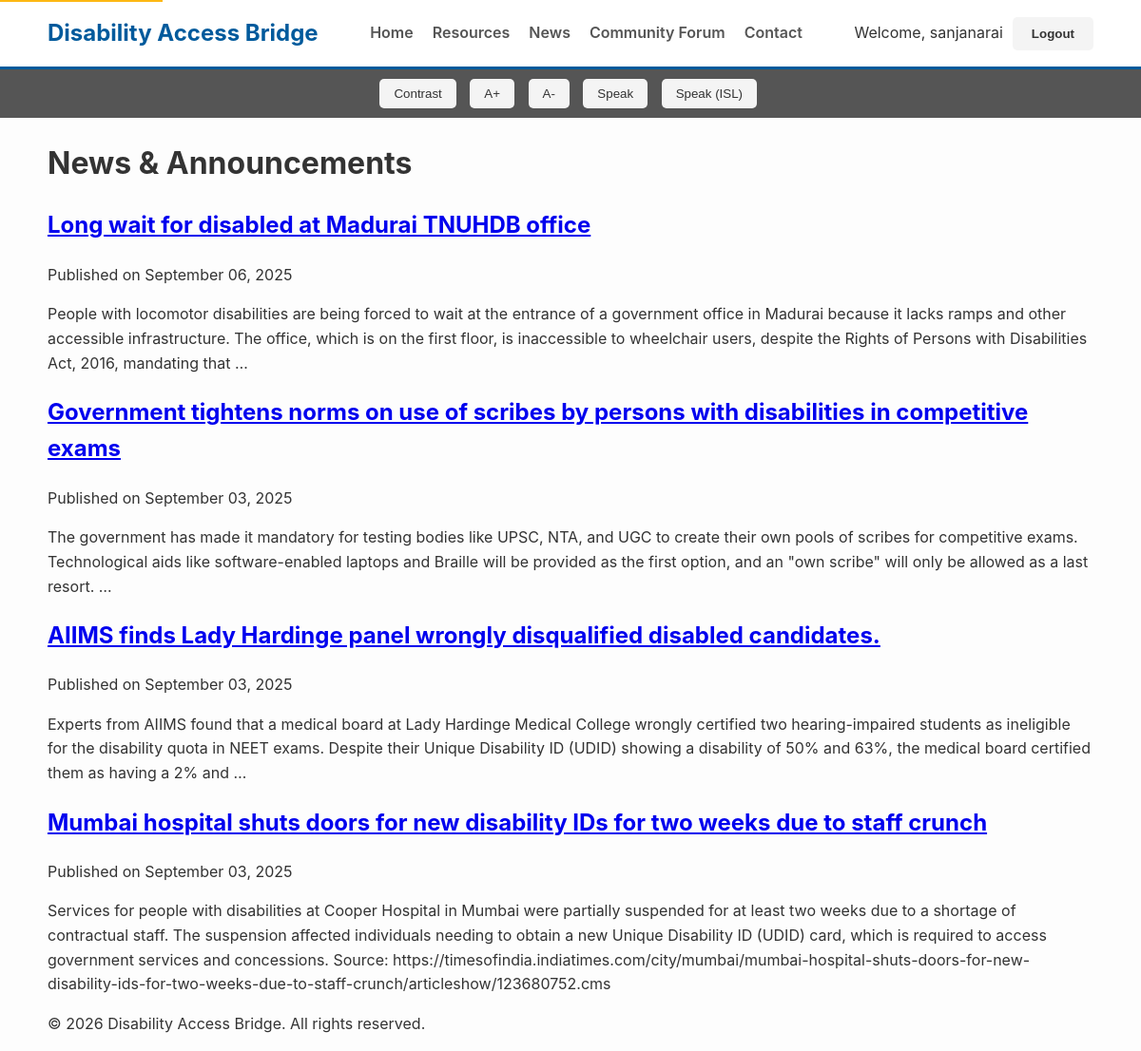
The app's page /news/ (signed in), older data.
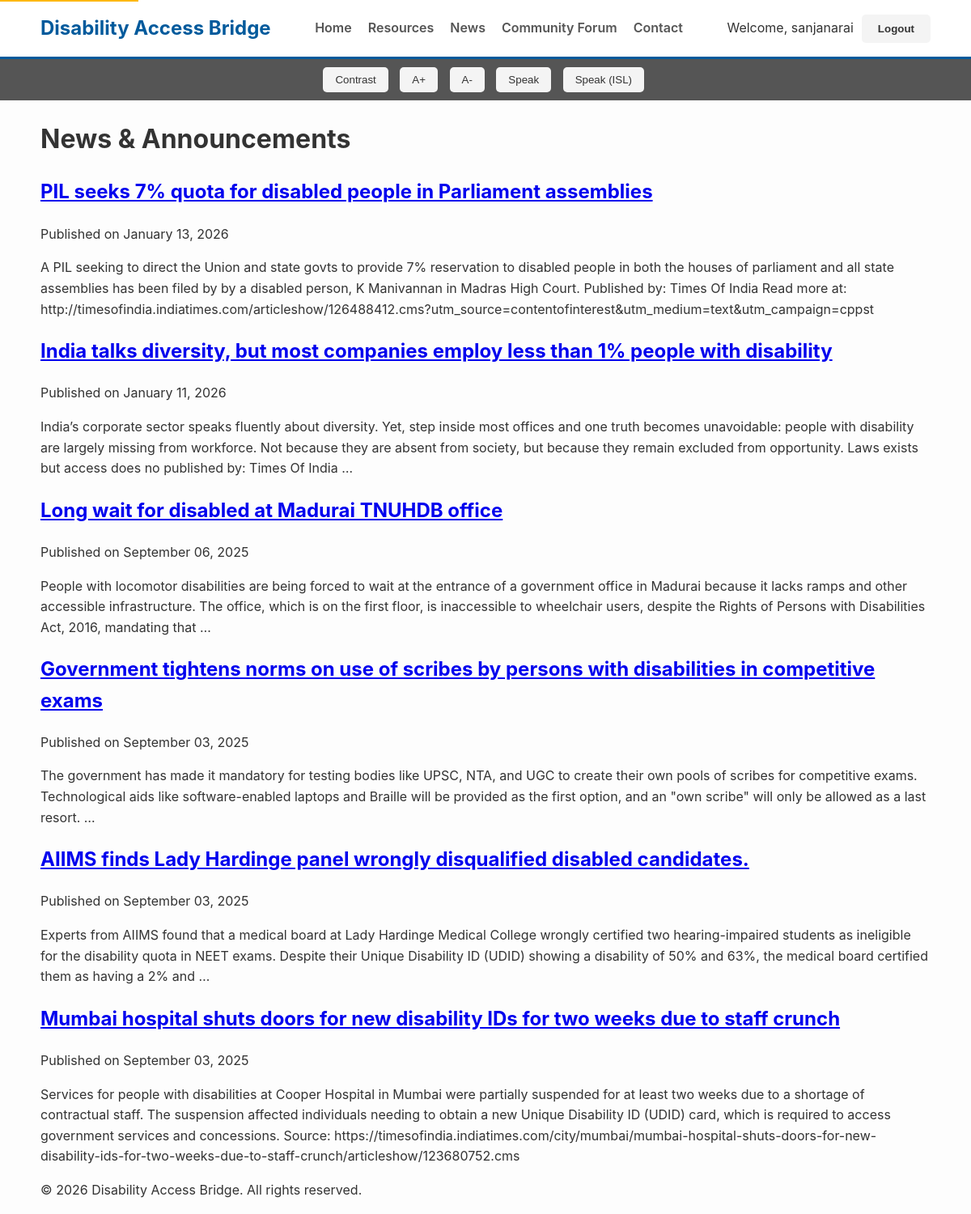
The same page, newer data.
### core/models.py (models this page shows, shortened)
class NewsArticle(models.Model):
    title = models.CharField(max_length=255)
    content = models.TextField()
    published_date = models.DateTimeField(default=timezone.now)
    author = models.ForeignKey(User, on_delete=models.SET_NULL, null=True, blank=True)
    class Meta:
        ordering = ['-published_date']

### core/views.py (the view)
# urls.py: path('news/', views.news_list_view, name='news_list'),
def news_list_view(request):
    news_list = NewsArticle.objects.all()
    return render(request, 'core/news_list.html', {'news_list': news_list})

### core/context_processors.py (called while the page is built)
def resource_categories(request):
    return {
        'ALL_CATEGORIES': Category.objects.all().order_by('name')
    }

### core/templates/core/news_list.html (shortened to what this page needs)
{% extends 'core/base.html' %}
{% block content %}
    <h1>News & Announcements</h1>
    <div class="news-list-full">
        {% for article in news_list %}
            <article class="news-item">
                <h2><a href="{% url 'news_detail' article.pk %}">{{ article.title }}</a></h2>
                <p class="meta">Published on {{ article.published_date|date:"F d, Y" }}</p>
                <p>{{ article.content|truncatewords:50 }}</p>
            </article>
        {% empty %}
            <p>No news to display.</p>
        {% endfor %}
    </div>
{% endblock %}

Row changes from the older to the newer data that the page shows:
added NewsArticle: title "PIL seeks 7% quota for disabled people in Parliament assemblies", published_date "January 13, 2026", content "A PIL seeking to direct the Union and state govts to provide 7% reservation to disabled people in both the houses of parliament and all state assemblies has been filed by by a disabled person, K Manivannan in Madras High Court. Published by: Times Of India Read more at: http://timesofindia.indiatimes.com/articleshow/126488412.cms?utm_source=contentofinterest&utm_medium=text&utm_campaign=cppst"
added NewsArticle: title "India talks diversity, but most companies employ less than 1% people with disability", published_date "January 11, 2026", content "India’s corporate sector speaks fluently about diversity. Yet, step inside most offices and one truth becomes unavoidable: people with disability are largely missing from workforce. Not because they are absent from society, but because they remain excluded from opportunity. Laws exists but access does no published by: Times Of India …"
